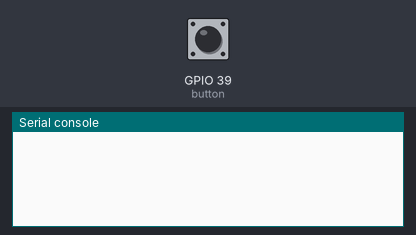
Simulated run of this program. Board: ESP32 board running MicroPython. Parts: the last lines printed to the serial console. The test bench sets the inputs (shaded band); at power-on: GPIO 39 (button) HIGH.

Above: at 1.2 s.
1.3 s: GPIO 39 (button) pulled LOW for 0.15 s
At 2.0 s:
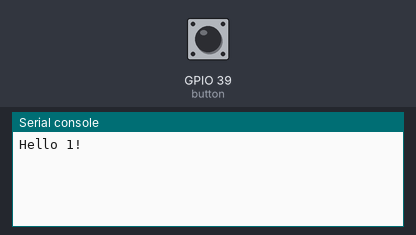
2.9 s: GPIO 39 (button) pulled LOW for 1 s
At 4.4 s:
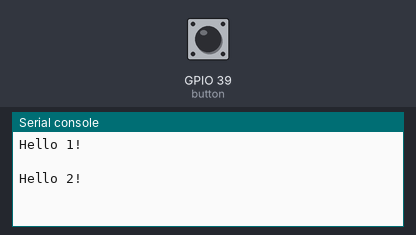
5.4 s: GPIO 39 (button) pulled LOW for 0.15 s
At 6.3 s:
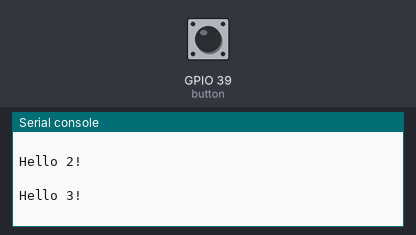

The program:

atom-send-uart.py
```python
######################################################################
#  A micropython program for the M5 ATOM that outputs a uart message
#  everytime the button is pressed.
######################################################################

import utime
import machine
from machine import Pin
from machine import UART

# Mapping
#  Yellow G26 -> tx
#  White G32 -> rx

# Button g39
button = Pin(39, Pin.IN)
led = Pin(26, Pin.OUT)

button_presses = 0 # the count of times the button has been pressed
last_time = 0 # the last time we pressed the button

# This function gets called every time the button is pressed.  The parameter "pin" is not used.
def button_pressed_handler(pin):
    global button_presses, last_time
    new_time = utime.ticks_ms()
    # if it has been more that 1/5 of a second since the last event, we have a new event
    if (new_time - last_time) > 200:
        button_presses +=1
        last_time = new_time

# now we register the handler function when the button is pressed
button.irq(trigger=machine.Pin.IRQ_FALLING, handler = button_pressed_handler)

uart = UART(1, 115200)
uart.init(115200, bits=8, tx=26, rx=32)

# This is for only printing when a new button press count value happens
old_presses = 0
while True:
    # only print on change in the button_presses value
    if button_presses != old_presses:
        msg = f'Hello {button_presses}!\n'
        print(msg)
        uart.write(msg)
        old_presses = button_presses
```

Measured:
- after the input at 1.3 s, the serial console: prints a new line at once (image 1)
- after the input at 2.9 s, the serial console: prints a new line at once (image 2)
- after the input at 5.4 s, the serial console: prints a new line at once (image 3)
